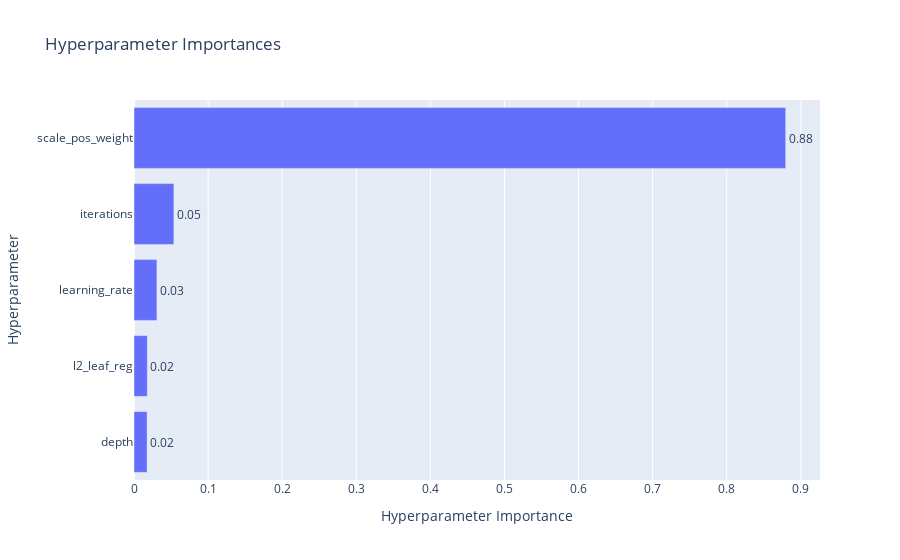

Notebook source saved alongside this figure:
### Code cell
# Mostrar la importancia de los hiperparámetros
fig = vis.plot_param_importances(study)
fig.show()

### Figure 1 — Plotly figure (JSON) as saved in the notebook; plotly's stock layout.template omitted (floating-point values rounded to 4 significant figures)
{"data": [{"cliponaxis": false, "hovertemplate": ["depth (IntDistribution): 0.01765980268214931<extra></extra>", "l2_leaf_reg (FloatDistribution): 0.017973819295067486<extra></extra>", "learning_rate (FloatDistribution): 0.030963478916955098<extra></extra>", "iterations (IntDistribution): 0.05381106832819178<extra></extra>", "scale_pos_weight (FloatDistribution): 0.8795918307776364<extra></extra>"], "name": "Objective Value", "orientation": "h", "text": ["0.02", "0.02", "0.03", "0.05", "0.88"], "textposition": "outside", "type": "bar", "x": [0.01766, 0.01797, 0.03096, 0.05381, 0.8796], "y": ["depth", "l2_leaf_reg", "learning_rate", "iterations", "scale_pos_weight"]}], "layout": {"title": {"text": "Hyperparameter Importances"}, "xaxis": {"title": {"text": "Hyperparameter Importance"}}, "yaxis": {"title": {"text": "Hyperparameter"}}}}
